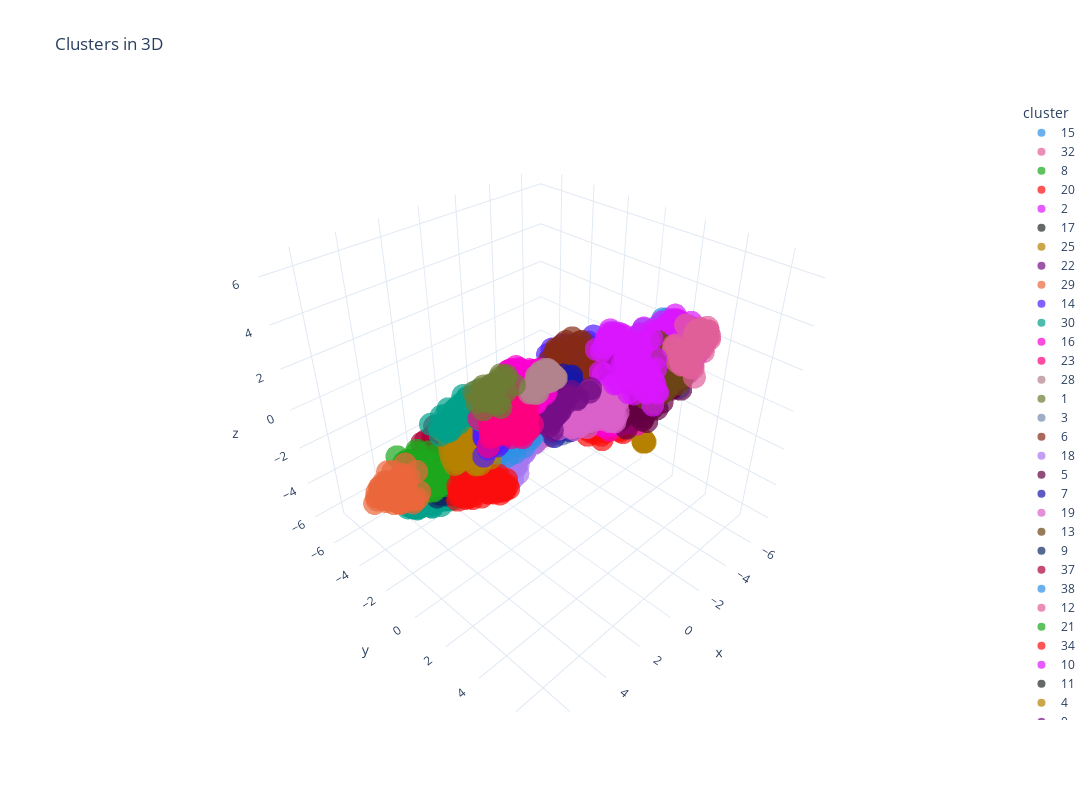

Write notebook code for a chart like this one.
### Code cell
fig = px.scatter_3d(df_train_3d, x='x', y='y', z='z', color='cluster', height=800, width=1200, opacity=0.7,
                    template='plotly_white', color_discrete_sequence=px.colors.qualitative.Dark24, title='Clusters in 3D')
fig.show()
